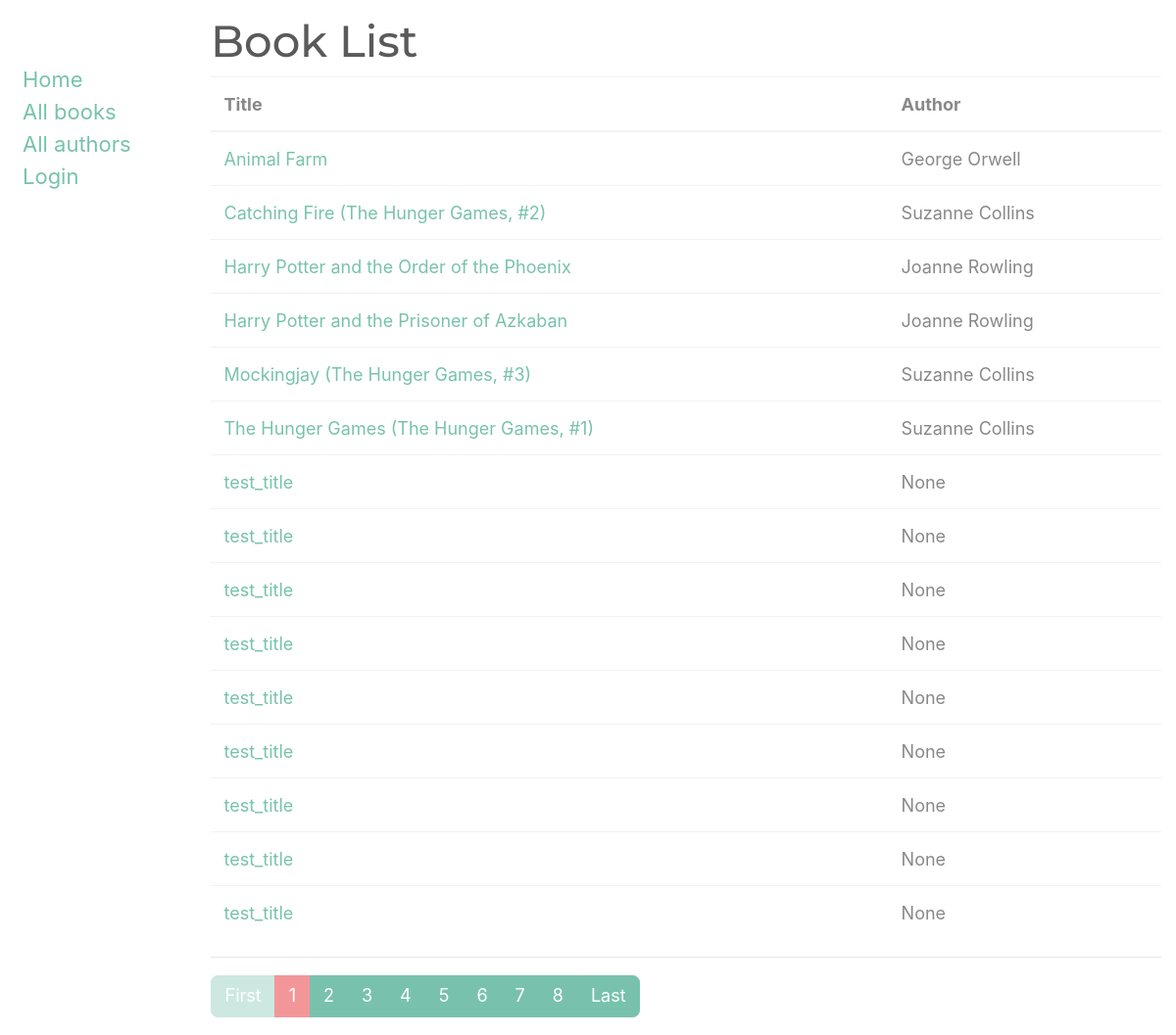
/catalog/books/, run on the app's committed database.
### catalog/models.py (models this page shows, shortened)
class Book(models.Model):
    title = models.CharField(max_length=200)
    author = models.ForeignKey('Author', on_delete=models.SET_NULL, null=True)
    summary = models.TextField(max_length=1000, help_text="Enter a brief description of the book")
    isbn = models.CharField('ISBN', max_length=13, help_text='13 Character <a href="https://www.isbn-international.org/content/what-isbn">ISBN number</a>')
    genre = models.ManyToManyField(Genre, help_text="Select a genre for this book")
    language = models.ForeignKey('Language', on_delete=models.SET_NULL, null=True)
    class Meta:
        ordering = ["title", "author"]

class Author(models.Model):
    first_name = models.CharField(max_length=100)
    last_name = models.CharField(max_length=100)
    date_of_birth = models.DateField(null=True, blank=True)
    date_of_death = models.DateField('died', null=True, blank=True)
    class Meta:
        ordering = ["last_name", "first_name"]
    def __str__(self):
        return '{0} {1}'.format(self.first_name, self.last_name)

### catalog/views.py (the view)
# urls.py: path('books/', views.BookListView.as_view(), name='books'),
class BookListView(generic.ListView):
    model = Book
    paginate_by = 15

### catalog/templates/catalog/book_list.html
{% extends "base_generic.html" %}
{% block content %}
    <h1>Book List</h1>
    {% if book_list %}
      <table class="table table-hover">
        <thead>
          <tr>
            <th>Title</th>
            <th>Author</th>
          </tr>
        </thead>
        <tbody>
          {% for book in book_list %}
          <tr>
            <td><a href="{% url 'book-detail' book.pk %}">{{ book.title }}</a></td>
            <td>{{ book.author }}</td>
          </tr>
          {% endfor %}
        </tbody>
      </table>
    {% else %}
      <p>There are no books in the library.</p>
    {% endif %}
{% endblock %}

### catalog/templates/base_generic.html (shortened to what this page needs)
{% load static %}
<!DOCTYPE html>
<html lang="en">
<head>
  <link rel="stylesheet" href="{% static 'catalog/css/bootstrap.min.css' %}">
  <link rel="stylesheet" href="{% static 'catalog/css/styles.css' %}">
</head>
<body>
  <div class="container-fluid main-container">
    <div class="row">
      <div class="col-sm-2">
      {% block sidebar %}
      <ul class="sidebar-nav">
          <li><a href="{% url 'index' %}">Home</a></li>
          <li><a href="{% url 'books' %}">All books</a></li>
          <li><a href="{% url 'authors' %}">All authors</a></li>
          {% if user.is_authenticated %}
            <br>
            <li>User: {{ user.get_username }}</li>
            <li><a href="{% url 'my-borrowed' %}">My Borrowed</a></li>
            <li><a href="{% url 'logout'%}?next={{request.path}}">Logout</a></li>
            {% if perms.catalog.change_book %}
              <hr>
              <li>Staff</li>
              <li><a href="{% url 'all-borrowed' %}">All Borrowed</a></li>
              <li><a href="{% url 'book_create' %}">Add Book</a></li>
              <li><a href="{% url 'author_create' %}">Add Author</a></li>
            {% endif %}
          {% else %}
            <li><a href="{% url 'login'%}?next={{request.path}}">Login</a></li>
          {% endif %}
      </ul>
      {% endblock %}
      </div>
      <div class="col-sm-10 ">
      {% block content %}{% endblock %}
      {% block pagination %}
        {% if is_paginated %}
        {% include 'catalog/includes/pagination.html' %}
        {% endif %}
      {% endblock %}
      </div>
    </div>
  </div>
</body>

### catalog/templates/catalog/includes/pagination.html
<hr>
<ul class="pagination">
  {% if page_obj.has_previous %}
    <li class="page-item"><a class="page-link" href="?page=1">First</a></li>
  {% else %}
    <li class="page-item disabled"><a class="page-link">First</a></li>
  {% endif %}
  {% for i in paginator.page_range %}
    {% if page_obj.number == i %}
      <li class="page-item active"><a class="page-link" href="?page={{ i }}">{{ i }}</a></li>
    {% else %}
      <li class="page-item"><a class="page-link" href="?page={{ i }}">{{ i }}</a></li>
    {% endif %}
  {% endfor %}
  {% if page_obj.has_next %}
    <li class="page-item"><a class="page-link" href="?page={{ page_obj.paginator.num_pages }}">Last</a></li>
  {% else %}
    <li class="page-item disabled"><a class="page-link">Last</a></li>
  {% endif %}
</ul>

### catalog/static/catalog/css/styles.css (style rules this page uses)
html { font-size: large; }
.sidebar-nav { margin-top: 50px; margin-left: 8px; padding: 0; list-style: none; font-size: 22px; }
.main-container { margin-top: 15px; }

### data on the page
Book: title "Animal Farm", author "George Orwell"
Book: title "Catching Fire (The Hunger Games, #2)", author "Suzanne Collins"
Book: title "Harry Potter and the Order of the Phoenix", author "Joanne Rowling"
Book: title "Harry Potter and the Prisoner of Azkaban", author "Joanne Rowling"
Book: title "Mockingjay (The Hunger Games, #3)", author "Suzanne Collins"
Book: title "The Hunger Games (The Hunger Games, #1)", author "Suzanne Collins"
Book: title "test_title", author "None"
Book: title "test_title", author "None"
Book: title "test_title", author "None"
Book: title "test_title", author "None"
Book: title "test_title", author "None"
Book: title "test_title", author "None"
Book: title "test_title", author "None"
Book: title "test_title", author "None"
Book: title "test_title", author "None"

### other printed values
{{ i }} "1"
{{ i }} "2" "3" "4" "5" "6" "7" "8"
